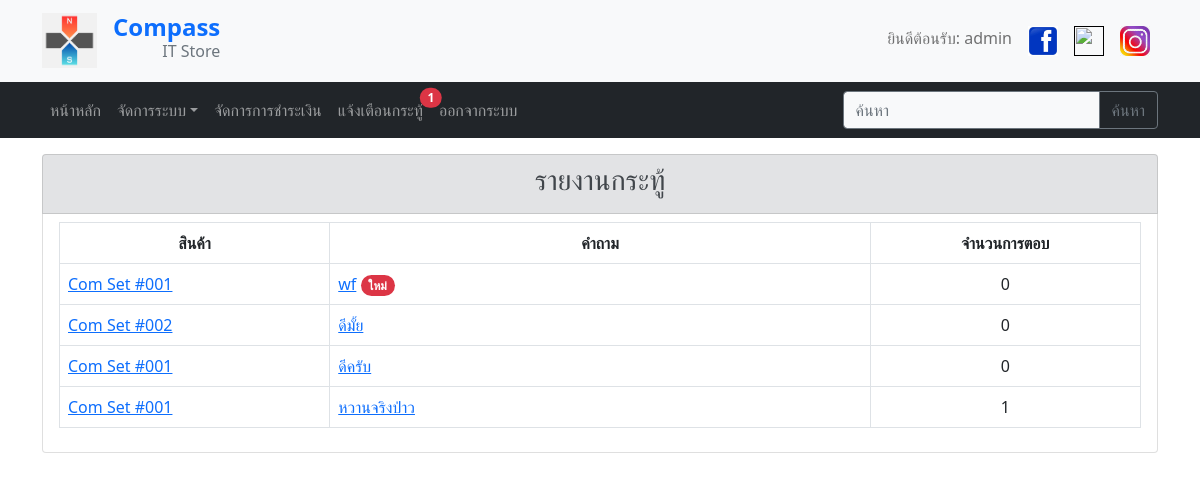
Screenshot of /b_noti.php (signed in) with the database file from the repository.
### tables this page shows
CREATE TABLE `tb_board` (
  `b_id` int(11) NOT NULL,
  `b_parent_id` int(11) NOT NULL,
  `b_topic` varchar(80) DEFAULT NULL,
  `b_detail` text NOT NULL,
  `b_views` varchar(80) NOT NULL,
  `b_replie` int(11) NOT NULL,
  `b_time_add` date NOT NULL DEFAULT current_timestamp(),
  `b_time_update` date NOT NULL DEFAULT current_timestamp(),
  `pro_id` int(11) NOT NULL,
  `m_id` int(11) NOT NULL,
  `read_status` int(11) NOT NULL DEFAULT 0
);

CREATE TABLE `tb_product` (
  `pro_id` int(11) NOT NULL,
  `pro_name` varchar(80) NOT NULL,
  `pro_image1` text NOT NULL,
  `pro_image2` text NOT NULL,
  `pro_image3` text NOT NULL,
  `pro_num` int(11) NOT NULL,
  `pro_price` int(11) NOT NULL,
  `pro_detail` text NOT NULL,
  `pro_topic_total` int(11) NOT NULL,
  `pro_replie_total` int(11) NOT NULL,
  `s_id` int(11) NOT NULL,
  `t_id` int(11) NOT NULL,
  `pro_s_1` text NOT NULL,
  `pro_s_2` text NOT NULL,
  `pro_s_3` text NOT NULL
);

### b_noti.php (the view, shortened to what this page needs)
<?php
    require('connect.php');
    $sql_board_noti_run = mysqli_query($connect,"SELECT * FROM tb_board b LEFT JOIN tb_product p ON p.pro_id = b.pro_id WHERE b.b_parent_id = 0 ORDER BY b.b_id DESC" );
?>
<?php if(isset($_SESSION['m_id'])){ ?>
    <?php if($_SESSION['m_level'] == 1){ ?>
    <!DOCTYPE html>
    <html lang="en">
    <head>
        <?php require('head.php') ?>
    </head>
    <body>
    <?php require('menu_up.php') ?>
    <?php require('menu.php') ?>
              <div class="container mt-3">
                <div class="list-group">
                    <div class="list-group-item list-group-item-secondary">
                        <h3 class="text-center">รายงานกระทู้</h3>
                    </div>
                    <div class="list-group-item">
                            <div class="">
                                    <table class="table table-hover table-bordered">
                                        <thead>
                                            <tr>
                                                <th class="text-center" style="width: 25%">สินค้า</th>
                                                <th class="text-center" style="width: 50%">คำถาม</th>
                                                <th class="text-center" style="width: 25%">จำนวนการตอบ</th>
                                            </tr>
                                        </thead>
                                        <tbody>
                                        <?php while($sql_board_noti_show = mysqli_fetch_array($sql_board_noti_run,MYSQLI_BOTH)){ ?>
                                            <?php
                                                $count_rp_id = $sql_board_noti_show['b_id'];
                                                $sql_count_rp_b = mysqli_num_rows(mysqli_query($connect,"SELECT * FROM tb_board WHERE b_parent_id = '$count_rp_id'"))
                                            ?>
                                                <tr>
                                                    <td style="width: 25%" >
                                                        <span><a href="show_pro.php?pro_id=<?php echo $sql_board_noti_show['pro_id'] ?>"><?php echo $sql_board_noti_show['pro_name'] ?></a></span>
                                                    </td>
                                                    <td style="width: 50%">
                                                        <span><a href="testviewboard.php?id=<?php echo $sql_board_noti_show['b_id'] ?>"><?php echo $sql_board_noti_show['b_topic'] ?></a></span>
                                                        <?php if($sql_board_noti_show['read_status'] == 0){ ?>
                                                            <span class="badge rounded-pill bg-danger">ใหม่</span>
                                                        <?php } ?>
                                                    </td>
                                                    <td style="width: 25%" class="text-center">
                                                        <?php echo $sql_count_rp_b ?>
                                                    </td>
                                                </tr>
                                            <?php } ?>
                                        </tbody>
                                    </table>
                        </div>
                    </div>
                </div>
              </div>
    </body>
    </html>
<?php }else{
    header('location: index.php');
} ?>
<?php } ?>

### rows the page displays
tb_board: pro.pro_name "Com Set #001", b_topic "wf", read_status "ใหม่", sql_count_rp_b "0"
tb_board: pro.pro_name "Com Set #002", b_topic "ดีมั้ย", sql_count_rp_b "0"
tb_board: pro.pro_name "Com Set #001", b_topic "ดีครับ", sql_count_rp_b "0"
tb_board: pro.pro_name "Com Set #001", b_topic "หวานจริงป่าว", sql_count_rp_b "1"

### other values shown
$sql_count_board "1"
